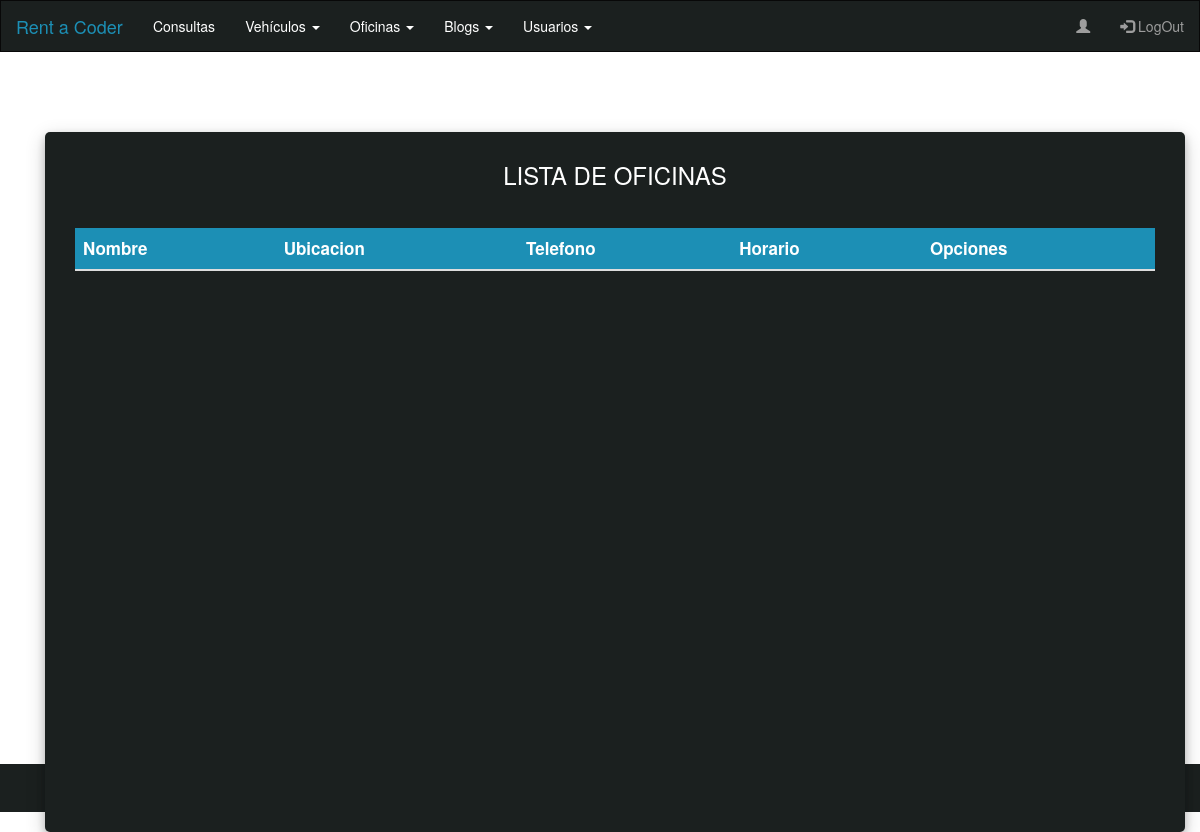
Before: /office/officeList/ with the older database file.
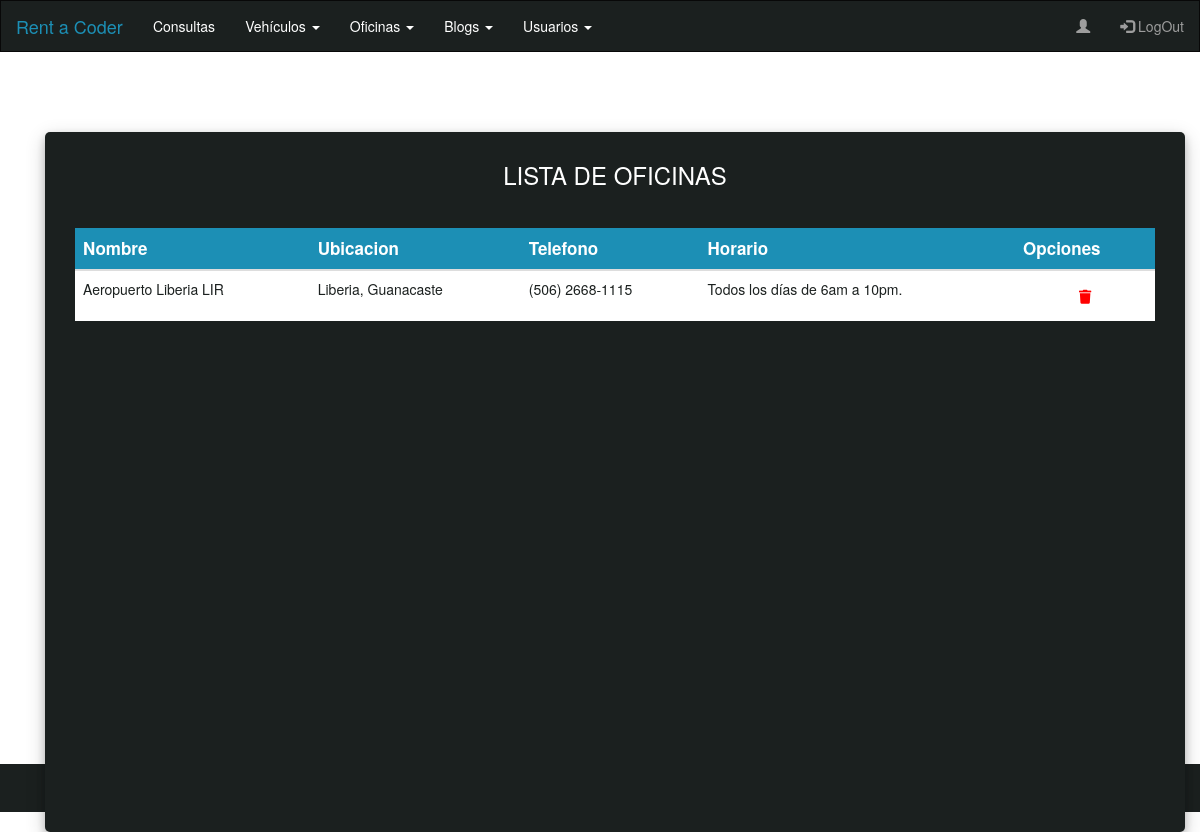
After: the same page with the newer database file.
### App_Office/models.py (models this page shows)
class Office(models.Model):
    nombre    = models.CharField(max_length=200)
    ubicacion = models.CharField(max_length=500)
    telefono  = models.CharField(max_length=50)
    horario   = models.CharField(max_length=200)

### App_Office/views.py (the view)
# urls.py: path('officeList/', OfficeList.as_view(), name="OfficeList"),
class OfficeList(ListView):
    model               = Office
    template_name       = './OfficeList.html'
    context_object_name = 'OfficeList'

### App_Office/templates/OfficeList.html
{% extends 'Admin.html'%}
{% load static %}
{% block bloqueQueCambia %}
<div class="container container-body">
  <div class="d-flex justify-content-center h-100">
    <div class="user_card">
      <div class="table-title">
        <h3 id="form-title">LISTA DE OFICINAS</h3>
      </div>
      <div class="justify-content-center form_container table-responsive">
        <table class="table table-fixed">
        <thead class="thead-dark">
          <tr>
            <th scope="col">Nombre</th>
            <th scope="col">Ubicacion</th>
            <th scope="col">Telefono</th>
            <th scope="col">Horario</th>
            <th scope="col">Opciones</th>
          </tr>
        </thead>
        <tbody>
          {% for office in OfficeList %}
          <tr>
            <td>{{office.nombre}}</td>
            <td>{{office.ubicacion}}</td>
            <td>{{office.telefono}}</td>
            <td>{{office.horario}}</td>
            <td class="text-center">
              <a href="{% url 'OfficeDelete' office.id %}">
                <button class="btn btn-delete">
                  <i class="fa fa-trash"></i>
                </button>
              </a>
          </td>
          </tr>
        {% endfor %}
      </tbody>
    </table>
  </div>
</div>
</div>
</div>
{% endblock bloqueQueCambia %}

Changed rows visible on the page:
added Office: nombre "Aeropuerto Liberia LIR", ubicacion "Liberia, Guanacaste", telefono "(506) 2668-1115", horario "Todos los días de 6am a 10pm."
